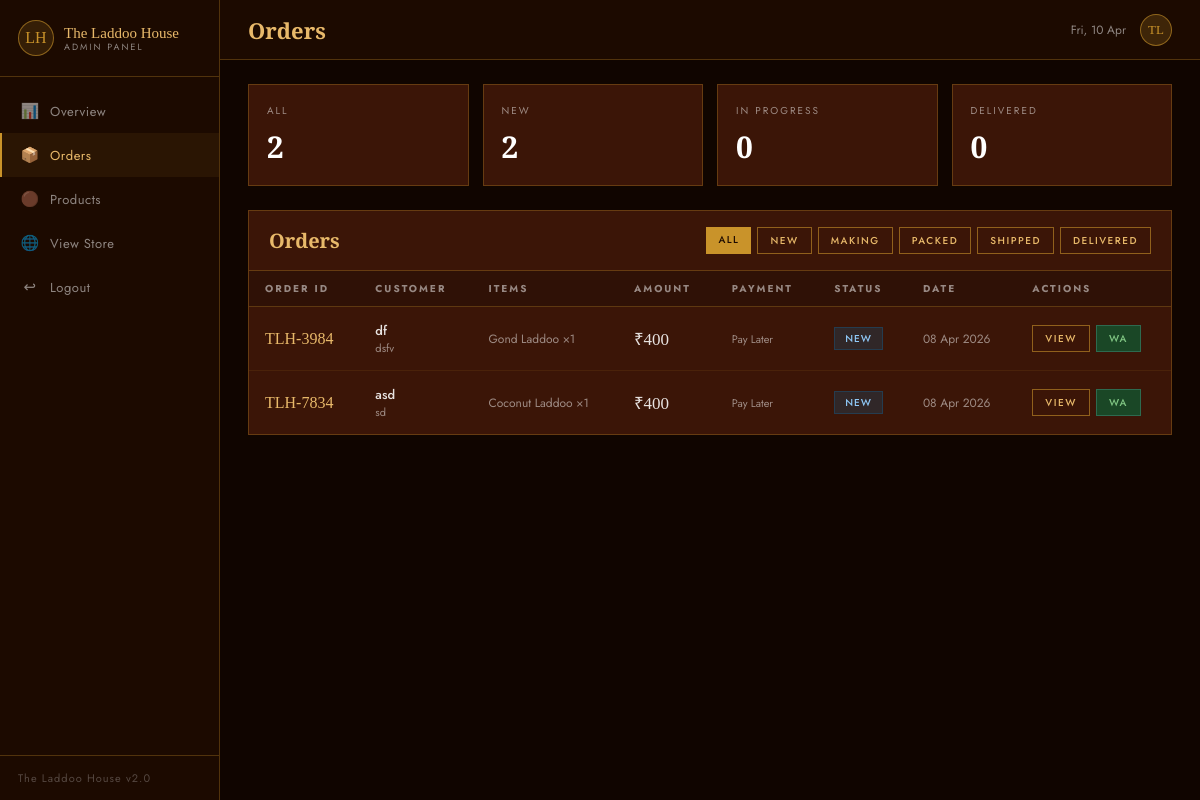
Screenshot of /dashboard/orders/ (signed in) with the database file from the repository.
### store/models.py (models this page shows, shortened)
class Order(models.Model):
    STATUS_CHOICES = [
        ('New', 'New'),
        ('Making', 'Making'),
        ('Packed', 'Packed'),
        ('Shipped', 'Shipped'),
        ('Delivered', 'Delivered'),
    ]
    PAY_CHOICES = [('upi', 'Paid via UPI'), ('later', 'Pay Later')]
    order_id = models.CharField(max_length=20, unique=True)
    name = models.CharField(max_length=100)
    phone = models.CharField(max_length=15)
    email = models.EmailField()
    address = models.TextField()
    total = models.PositiveIntegerField()
    pay_mode = models.CharField(max_length=10, choices=PAY_CHOICES, default='upi')
    status = models.CharField(max_length=20, choices=STATUS_CHOICES, default='New')
    tracking = models.CharField(max_length=100, blank=True, default='')
    payment_screenshot = models.ImageField(upload_to='screenshots/', blank=True, null=True)
    notes = models.TextField(blank=True, default='')
    created_at = models.DateTimeField(auto_now_add=True)
    updated_at = models.DateTimeField(auto_now=True)
    class Meta:
        ordering = ['-created_at']

class OrderItem(models.Model):
    order = models.ForeignKey(Order, related_name='items', on_delete=models.CASCADE)
    product_name = models.CharField(max_length=100)
    quantity = models.PositiveIntegerField()
    unit_price = models.PositiveIntegerField()

### dashboard/views.py (the view)
# urls.py: path('orders/', views.orders_list, name='orders'),
@login_required
def orders_list(request):
    status_filter = request.GET.get('status', '')
    orders = Order.objects.all()
    if status_filter:
        orders = orders.filter(status=status_filter)
    stats = {
        'total': Order.objects.count(),
        'new': Order.objects.filter(status='New').count(),
        'making': Order.objects.filter(status='Making').count(),
        'packed': Order.objects.filter(status='Packed').count(),
        'shipped': Order.objects.filter(status='Shipped').count(),
        'delivered': Order.objects.filter(status='Delivered').count(),
    }
    return render(request, 'dashboard/orders.html', {
        'orders': orders, 'stats': stats,
        'status_filter': status_filter,
        'status_choices': Order.STATUS_CHOICES,
    })

### templates/dashboard/orders.html
{% extends 'dashboard/base.html' %}
{% block title %}Orders{% endblock %}{% block page_title %}Orders{% endblock %}{% block nav_orders %}active{% endblock %}
{% block main_content %}
<div class="stats">
  <div class="stat"><div class="stat-lbl">All</div><div class="stat-val">{{ stats.total }}</div></div>
  <div class="stat"><div class="stat-lbl">New</div><div class="stat-val">{{ stats.new }}</div></div>
  <div class="stat"><div class="stat-lbl">In Progress</div><div class="stat-val">{{ stats.making|add:stats.packed }}</div></div>
  <div class="stat"><div class="stat-lbl">Delivered</div><div class="stat-val">{{ stats.delivered }}</div></div>
</div>
<div class="card">
  <div class="card-head">
    <h2>Orders</h2>
    <div style="display:flex;gap:6px;flex-wrap:wrap">
      <a href="{% url 'dashboard:orders' %}" class="btn btn-sm {% if not status_filter %}btn-gold{% else %}btn-out{% endif %}">All</a>
      {% for s,_ in status_choices %}
      <a href="?status={{ s }}" class="btn btn-sm {% if status_filter == s %}btn-gold{% else %}btn-out{% endif %}">{{ s }}</a>
      {% endfor %}
    </div>
  </div>
  <div class="tbl-wrap"><table>
    <thead><tr><th>Order ID</th><th>Customer</th><th>Items</th><th>Amount</th><th>Payment</th><th>Status</th><th>Date</th><th>Actions</th></tr></thead>
    <tbody>
    {% for o in orders %}
    <tr>
      <td style="font-family:'Cormorant Garamond',serif;font-size:16px;color:var(--gl)">{{ o.order_id }}</td>
      <td><div style="font-weight:500">{{ o.name }}</div><div style="font-size:11px;color:var(--tmut)">{{ o.phone }}</div></td>
      <td style="font-size:12px;color:var(--tmut);max-width:140px">{% for i in o.items.all %}{{ i.product_name }} ×{{ i.quantity }}{% if not forloop.last %}, {% endif %}{% endfor %}</td>
      <td style="font-family:'Cormorant Garamond',serif;font-size:17px">₹{{ o.total }}</td>
      <td><span style="font-size:11px;color:var(--tmut)">{{ o.get_pay_mode_display }}</span></td>
      <td><span class="badge b-{{ o.status|lower }}">{{ o.status }}</span></td>
      <td style="font-size:12px;color:var(--tmut)">{{ o.created_at|date:"d M Y" }}</td>
      <td><div class="acts">
        <a href="{% url 'dashboard:order_detail' o.pk %}" class="btn btn-out btn-sm">View</a>
        <a href="https://wa.me/91{{ o.phone }}" target="_blank" class="btn btn-sm" style="background:#1a4726;color:#81C784;border:1px solid #2d6a4f">WA</a>
      </div></td>
    </tr>
    {% empty %}<tr><td colspan="8" style="text-align:center;padding:40px;color:var(--tmut)">No orders found</td></tr>
    {% endfor %}
    </tbody>
  </table></div>
</div>
{% endblock %}

### templates/dashboard/base.html (style rules this page uses)
:root { --bd:#1C0A00;--br:#3B1507;--gold:#C9932A;--gl:#E8B96A;--ton:rgba(255,255,255,.88);--tmut:rgba(255,255,255,.5);--bg:rgba(201,147,42,.3);--bgs:rgba(201,147,42,.6);--sw:220px; }
* { margin:0;padding:0;box-sizing:border-box; }
body { font-family:'Jost',sans-serif;background:#100500;color:var(--ton);display:flex;min-height:100vh; }
.stats { display:grid;grid-template-columns:repeat(4,1fr);gap:14px;margin-bottom:24px; }
.stat { background:var(--br);border:1px solid var(--bg);padding:18px; }
.stat-lbl { font-size:10px;color:var(--tmut);letter-spacing:2px;text-transform:uppercase;margin-bottom:8px; }
.stat-val { font-family:'Cormorant Garamond',serif;font-size:30px;color:white;font-weight:600; }
.card { background:var(--br);border:1px solid var(--bg);overflow:hidden;margin-bottom:24px; }
.card-head { padding:16px 20px;border-bottom:1px solid var(--bg);display:flex;align-items:center;justify-content:space-between;flex-wrap:wrap;gap:10px; }
.card-head h2 { font-family:'Cormorant Garamond',serif;font-size:20px;color:var(--gl); }
.btn { padding:8px 18px;font-size:11px;letter-spacing:1.5px;text-transform:uppercase;cursor:pointer;font-family:'Jost',sans-serif;border:none;transition:all .15s;font-weight:500;text-decoration:none;display:inline-block; }
.btn-gold { background:var(--gold);color:var(--bd); }
.btn-out { background:transparent;color:var(--gl);border:1px solid var(--bgs); }
.btn-sm { padding:5px 12px;font-size:10px; }
.tbl-wrap { overflow-x:auto; }
table { width:100%;border-collapse:collapse;font-size:13px; }
th { padding:10px 16px;text-align:left;font-size:10px;color:var(--tmut);letter-spacing:2px;text-transform:uppercase;border-bottom:1px solid var(--bg);background:rgba(0,0,0,.2); }
td { padding:14px 16px;border-bottom:1px solid rgba(201,147,42,.1);vertical-align:middle; }
tr:last-child td { border-bottom:none; }
.badge { display:inline-flex;align-items:center;padding:3px 10px;font-size:10px;letter-spacing:1px;text-transform:uppercase;font-weight:500; }
.b-new { background:rgba(26,82,118,.3);color:#90CAF9;border:1px solid rgba(26,82,118,.5); }
.acts { display:flex;gap:6px;flex-wrap:wrap; }

### rows the page displays
Order: order_id "TLH-3984", name "df", phone "dsfv", total "400", pay_mode "Pay Later", status "NEW", created_at "08 Apr 2026"
OrderItem: product_name "Gond Laddoo", quantity "1"
Order: order_id "TLH-7834", name "asd", phone "sd", total "400", pay_mode "Pay Later", status "NEW", created_at "08 Apr 2026"
OrderItem: product_name "Coconut Laddoo", quantity "1"

### other values shown
{{ stats.total }} "2"
{{ stats.new }} "2"
{{ stats.making|add:stats.packed }} "0"
{{ stats.delivered }} "0"
{{ s }} "NEW" "MAKING" "PACKED" "SHIPPED" "DELIVERED"
